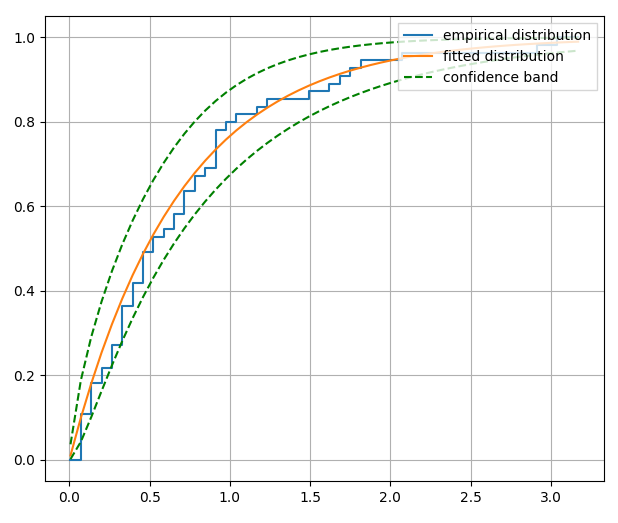

This chart was generated by the following Python code:
import math
import numpy as np
from scipy.stats import norm, expon, gamma, rv_continuous
from omnetpp.scave import results, chart, utils, plot, vectorops as ops
from bootstrapcb import bootstrapcbModel

# get chart properties
props = chart.get_properties()
utils.preconfigure_plot(props)

# collect parameters for query
filter_expression = props["filter"]
start_time = float(props["vector_start_time"] or -math.inf)
end_time = float(props["vector_end_time"] or math.inf)

# collect data
try:
    df = results.get_vectors(filter_expression, include_attrs=True, include_itervars=True)
except ValueError as e:
    plot.set_warning("Error while querying results: " + str(e))
    exit(1)

if df.empty:
    plot.set_warning("The result filter returned no data.")
    exit(1)

##################################################
# parse functions in probs to look like this:
#
# class model(bootstrapcbModel):
#   # local distribution class
#   def __init__(self, endog, exog=None, start_params=None)
#     self.dist = norm
#     super(model, self).__init__(endog=endog, exog=exog, start_params=start_params)
#
#   or
#
#   # local distribution class
#   class distribution(rv_continuous):     
#     def _cdf(self, x, mu, sigma):
#       a = mu**2 / sigma**2
#       b = sigma**2 / mu
#       return gamma.cdf(x, a, scale=b) 
#     def _pdf(self, x, mu, sigma):
#       a = mu**2 / sigma**2
#       b = sigma**2 / mu
#       return gamma.pdf(x, a, scale=b) 
#     def _argcheck(self, mu, sigma):
#       return sigma >= 0
# 
#   # function for which the confidence band is to be calculated
#   def display_func(self, x, *args, **kwds):
#     return self.cdf(x, *args, **kwds)
#
params_str = props["params"]
distribution_type_str = props["distribution_type"]
cdf_str = props["cdf"] 
pdf_str = props["pdf"]
argcheck_str = props["argcheck"]
test_str = props["test"]
method_str = props["method"]
f_str = props["display_func"]
if not cdf_str and not pdf_str: 
    plot.set_warning("Distribution not defined")
    exit(1)
# parse theta0
if params_str:
    parsed_params, theta0_str = params_str.split(" = ")
    theta0 = eval('['+theta0_str+']')
parsed_code             =   "class model(bootstrapcbModel):\n"  

if distribution_type_str == "custom":
    parsed_code        +=   "  class distribution(rv_continuous):\n" 
    # parse cdf 
    if cdf_str: 
        code = cdf_str.split("\n")
        parsed_code     +=  "    def _cdf(self, x, {}):\n".format(parsed_params)
        for line in code: 
            parsed_code +=  "      "+line+"\n"
    # parse pdf 
    if pdf_str: 
        code = pdf_str.split("\n")
        parsed_code     +=  "    def _pdf(self, x, {}):\n".format(parsed_params) 
        for line in code: 
            parsed_code +=  "      "+line+"\n"
    # parse argcheck
    if argcheck_str: 
        code = argcheck_str.split("\n")
        parsed_code     +=  "    def _argcheck(self, {}):\n".format(parsed_params) 
        for line in code: 
            parsed_code +=  "      "+line+"\n"
else:
    parsed_code         +=( "  def __init__(self, endog, exog=None, start_params=None):\n"
                        +   "    self.dist = {}\n".format(distribution_type_str)
                        +   "    super(model, self).__init__(endog=endog, exog=exog, start_params=start_params)\n" )

parsed_code         +=  "\n"
# parse display_func
if f_str:
    code = f_str.split("\n")
    parsed_code         +=  "  def display_func(self, x, *args, **kwds):\n"
    for line in code: 
        parsed_code     +=  "    "+line+"\n"
exec(parsed_code) 
# parse test
if test_str == "Chi2 quantiles":
    test = "approx"
elif test_str == "Wald-statistic":
    test = "w"
elif test_str == "Studentized wald-statistic":
    test = "studw"
elif test_str == "Likelihood-ratio-statistic":
    test = "lr"
# parse method
if method_str == "Delta method":
    method = "delta"
elif method_str == "Nelder-mead optimization":
    method = "nm"
elif method_str == "Uniform points on confindence region":
    method = "mc"
    
print("params: " + parsed_params)
print("start_params: {}".format(theta0))
print(parsed_code)
print(test)
print(method)
##################################################

# plot confband (only plotting one vector supported)
if len(df.index) > 1:
    plot.set_warning("Filter has too many values.")
    exit(1)
    
values = df.iloc[0]["vecvalue"]
tmpModle = model(values, start_params=theta0)
tmpResults = tmpModle.fit()
tmpMle = tmpResults.params
print(tmpResults.summary())

xs = np.linspace(tmpResults.model.ppf(0.01, *tmpMle), 
                 tmpResults.model.ppf(0.99, *tmpMle), 50)
ecdf        = tmpResults.model.ecdf(xs)
plot.plot(xs, ecdf, label='empirical distribution', 
                            drawstyle='steps-post')
fitted_func = tmpResults.mle(xs)
plot.plot(xs, fitted_func,    label='fitted distribution')
confband    = tmpResults.confband(xs, alpha=0.1, nrep=100, parametric=True,
                                  test=test, method=method)
plot.plot(xs, confband[:, 0], label='confidence band',
                              color='green', linestyle='--')
plot.plot(xs, confband[:, 1], color='green', linestyle='--')

utils.postconfigure_plot(props)

utils.export_image_if_needed(props)
utils.export_data_if_needed(df, props)
